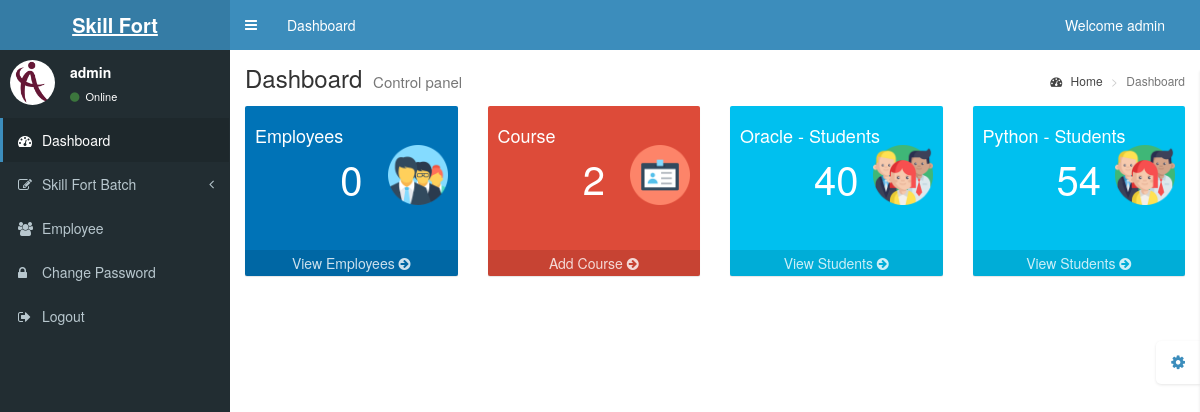
The page /dashboard.php (signed in) on the database as committed earlier.
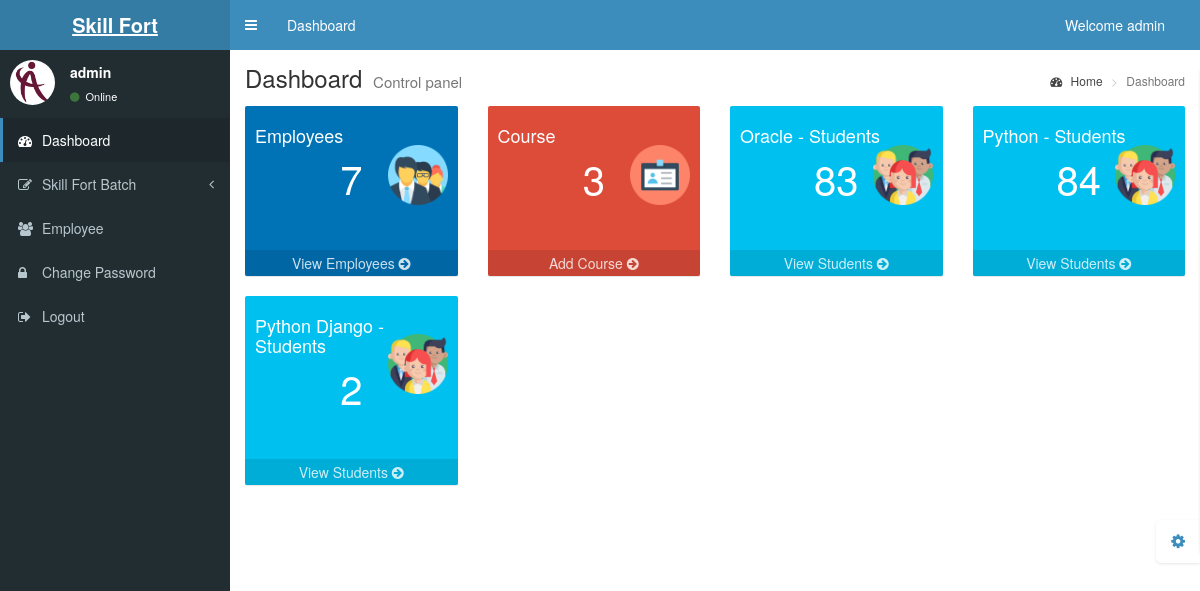
The same page on the database as committed later.
### tables this page shows
CREATE TABLE `category` (
  `id` int(200) NOT NULL,
  `c_id` varchar(200) NOT NULL,
  `category` varchar(200) NOT NULL,
  `image` varchar(200) NOT NULL
);

### dashboard.php (the view, shortened to what this page needs)
<?php
require 'db.php';
$row1 = mysqli_query($conn, "Select * from category");
$cat = mysqli_num_rows($row1);
$row1 = mysqli_query($conn, "Select * from employees");
$employees = mysqli_num_rows($row1);
?>
<?php include('header.php') ?>
<div class="content-wrapper">
  <section class="content-header">
    <h1>
      Dashboard
      <small>Control panel</small>
    </h1>
    <ol class="breadcrumb">
      <li><a href="#"><i class="fa fa-dashboard"></i> Home</a></li>
      <li class="active">Dashboard</li>
    </ol>
  </section>
  <section class="content">
    <div class="row">
      <div class="col-lg-3 col-xs-6">
          <div class="small-box bg-blue">
            <div class="inner">
              <h4>Employees</h4>
              <h4 style="color:white;text-align:center;font-size: 40px;"><?php echo $employees; ?></h4>
              <h4>&nbsp;</h4>
            </div>
            <div class="icon">
              <img src="img/team.png" width='60' height='60' />
            </div>
            <a href="employee.php" class="small-box-footer">View Employees <i class="fa fa-arrow-circle-right"></i></a>
          </div>
      </div>
      <div class="col-lg-3 col-xs-6">
          <div class="small-box bg-red">
            <div class="inner">
              <h4>Course</h4>
              <h4 style="color:white;text-align:center;font-size: 40px;"><?php echo $cat; ?></h4>
              <h4>&nbsp;</h4>
            </div>
            <div class="icon">
              <img src="img/pin.png" width='60' height='60' />
            </div>
            <a href="course.php" class="small-box-footer">Add Course <i class="fa fa-arrow-circle-right"></i></a>
          </div>
      </div>
      <?php
      $result = mysqli_query($conn, "SELECT * FROM category");
      while ($row_result = mysqli_fetch_array($result)) {
        $category = $row_result['category'];
      ?>
        <div class="col-lg-3 col-md-4 col-sm-6 col-xs-12">
          <div class="small-box bg-aqua">
            <div class="inner">
              <h4><?php echo $category; ?> - Students</h4>
              <?php
              $row2 = mysqli_query($conn, "SELECT * FROM student WHERE course='$category'");
              $cont = mysqli_num_rows($row2);
              ?>
              <h4 style="color:white;text-align:center;font-size: 40px;"><?php echo $cont; ?></h4>
              <h4>&nbsp;</h4>
            </div>
            <div class="icon">
              <img src="img/members.png" width="60" height="60" />
            </div>
            <a href="viewAllStudents.php?category=<?php echo $category; ?>" class="small-box-footer">
              View Students <i class="fa fa-arrow-circle-right"></i>
            </a>
          </div>
        </div>
      <?php } ?>
    </div>
</div>
<?php include('footer.php') ?>

### header.php (shortened to what this page needs)
<?php
$username = $_SESSION["username"];
?>
<!DOCTYPE html>
<html>
<head>
  <link href="https://maxcdn.bootstrapcdn.com/font-awesome/4.3.0/css/font-awesome.min.css" rel="stylesheet" type="text/css" />
  <link href="http://code.ionicframework.com/ionicons/2.0.0/css/ionicons.min.css" rel="stylesheet" type="text/css" />
  <link href="dist/css/AdminLTE.min.css" rel="stylesheet" type="text/css" />
  <link href="dist/css/skins/_all-skins.min.css" rel="stylesheet" type="text/css" />
  <link href="plugins/iCheck/flat/blue.css" rel="stylesheet" type="text/css" />
  <link href="plugins/morris/morris.css" rel="stylesheet" type="text/css" />
  <link href="plugins/jvectormap/jquery-jvectormap-1.2.2.css" rel="stylesheet" type="text/css" />
  <link href="plugins/datepicker/datepicker3.css" rel="stylesheet" type="text/css" />
  <link href="plugins/daterangepicker/daterangepicker-bs3.css" rel="stylesheet" type="text/css" />
  <link href="plugins/bootstrap-wysihtml5/bootstrap3-wysihtml5.min.css" rel="stylesheet" type="text/css" />
  <link rel="stylesheet" href="bootstrap/css/bootstrap.min.css">
  <link rel="stylesheet" href="https://cdn.datatables.net/1.10.25/css/dataTables.bootstrap.min.css">
</head>
<body class="skin-blue sidebar-mini">
  <div class="wrapper">
    <header class="main-header">
      <a href="dashboard.php" class="logo">
        <b>Skill Fort</b>
      </a>
      <nav class="navbar navbar-static-top" role="navigation">
        <a href="#" class="sidebar-toggle" data-toggle="offcanvas" role="button">
        </a>
        <div class="container-fluid">
          <div class="collapse navbar-collapse" id="navbar-collapse-menu">
            <ul class="nav navbar-nav">
              <li><a href="dashboard.php">Dashboard</a></li>
            </ul>
            <ul class="nav navbar-nav navbar-right">
              <li class="dropdown">
                <a href="#" class="dropdown-toggle">
                  Welcome <?php echo $username; ?>
                </a>
              </li>
            </ul>
          </div>
        </div>
      </nav>
    </header>
    <aside class="main-sidebar">
      <section class="sidebar">
        <div class="user-panel">
          <div class="pull-left image">
            <img src="dist/img/user2-160x160.jpg" class="img-circle" alt="User Image" />
          </div>
          <div class="pull-left info">
            <p><?php echo $username; ?></p>
            <a href="#"><i class="fa fa-circle text-success"></i> Online</a>
          </div>
        </div>
        <ul class="sidebar-menu">
          <li class="active">
            <a href="dashboard.php">
              <i class="fa fa-dashboard"></i> <span>Dashboard</span>
            </a>
          </li>
          <li class="treeview">
            <a href="#">
              <i class="fa fa-edit"></i> <span>Skill Fort Batch</span>
              <i class="fa fa-angle-left pull-right"></i>
            </a>
          </li>
          <li>
            <a href="employee.php">
              <i class="fa fa-users"></i> <span>Employee</span>
            </a>
          </li>
          <li>
            <a href="changepassword.php">
              <i class="fa fa-lock"></i> <span>Change Password</span>
            </a>
          </li>
          <li>
            <a href="logout.php">
              <i class="fa fa-sign-out"></i> <span>Logout</span>
            </a>
          </li>
        </ul>
      </section>
    </aside>
  </div>

### footer.php (shortened to what this page needs)
</body>
</html>

### dashboard.php (style rules this page uses)
.small-box { margin-bottom: 20px; }

Rows that differ between the two databases and show on the page:
computed for category "Oracle": cont "40" → "83"
computed for category "Python": cont "54" → "84"
added category: category "Python Django", cont "2"
Other text that changed with them:
$employees: "0" → "7"
$cat: "2" → "3"
